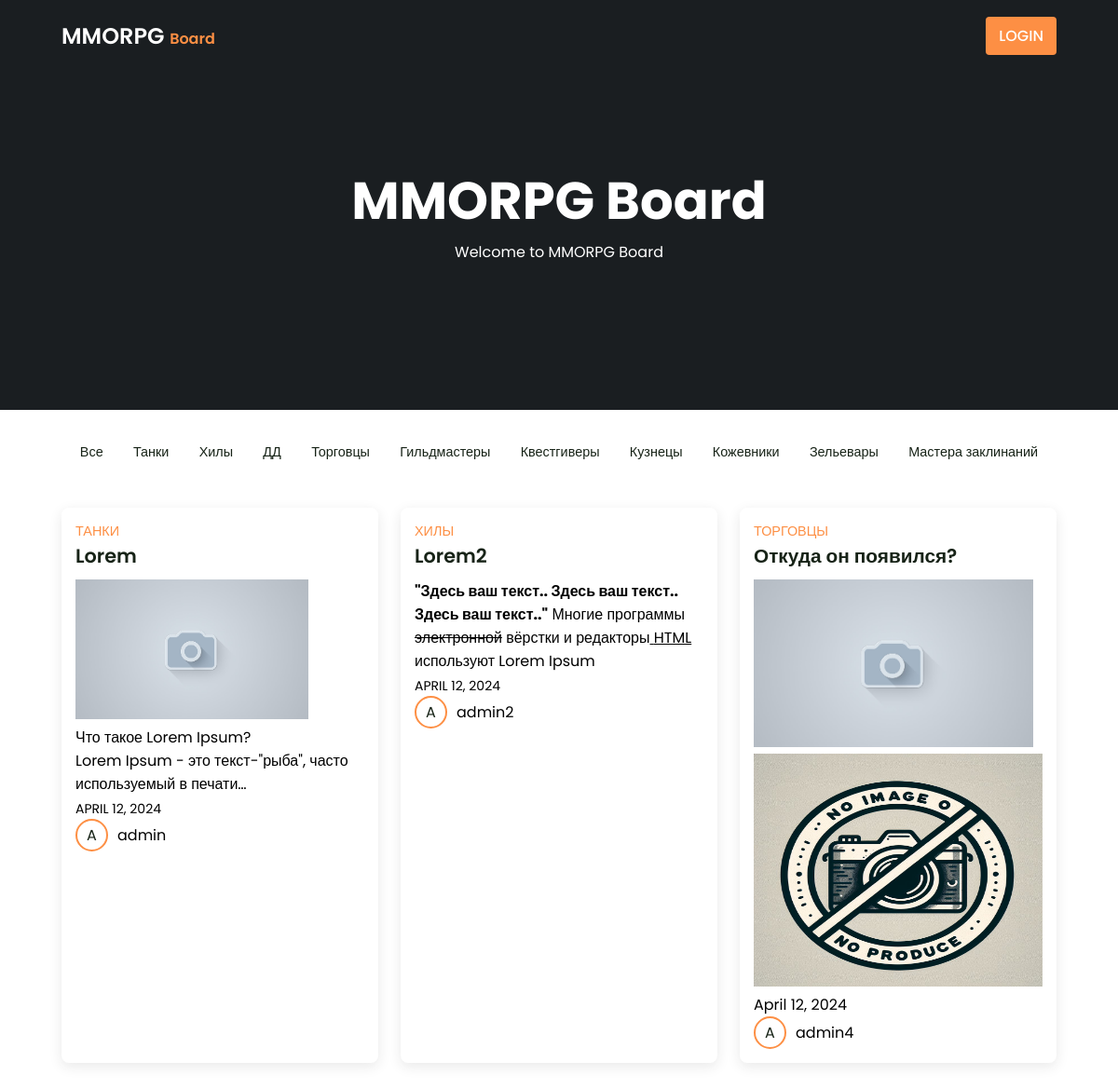
The page / on the database its author committed.
### bulletin_board/models.py (models this page shows, shortened)
class Post(models.Model):
    TYPE = [
        ('tanks', 'Танки'),
        ('healers', 'Хилы'),
        ('dd', 'ДД'),
        ('traders', 'Торговцы'),
        ('guildmasters', 'Гильдмастеры'),
        ('questgivers', 'Квестгиверы'),
        ('blacksmiths', 'Кузнецы'),
        ('letherworkers', 'Кожевники'),
        ('alchemists', 'Зельевары'),
        ('spellcasters', 'Мастера заклинаний')
    ]
    author = models.ForeignKey(settings.AUTH_USER_MODEL, on_delete=models.CASCADE)
    title = models.CharField(max_length=64)
    text = models.TextField()
    category = models.CharField(max_length=20, choices=TYPE)
    date = models.DateTimeField(auto_now_add=True)
    content = RichTextUploadingField(blank=True, null=True)

### users/models.py (models this page shows)
class User(AbstractUser):
    email = models.EmailField(_('email address'),
                              unique=True,
                              error_messages={'unique': _('A user with that email already exists.')},
                              blank=False)
    email_verified = models.BooleanField(default=False)

### bulletin_board/views.py (the view)
# urls.py: path('', PostView.as_view(), name='post'),
class PostView(ListView):
    model = Post
    template_name = 'bulletin_board/post.html'
    context_object_name = 'posts'

### mmorpg_board/context_processor.py (called while the page is built)
def get_context(request):
    context = {
        'login': AuthenticationForm()
    }
    return context

### bulletin_board/templates/bulletin_board/post.html
{% extends 'base2.html' %}
{% block content %}
<section class="post container">
    <div class="post-box">
        {% for post in posts %}
        <div class="post-item">
            <h2 class="category">{{ post.get_category_display }}</h2>
            <a href="{% url 'post_detail' post.pk %}" class="post-title">{{ post.title }}</a>
            <p class="post-content">{{ post.content|safe|truncatechars:200 }}</p>
            <p class="post-date">{{ post.date|date }}</p>
            <div class="profile">
                <a class="profile-img" href="">{{ post.author.username|first|upper }}</a>
                <span class="profile-name">{{ post.author }}</span>
            </div>
        </div>
        {% empty %}
        <span class="no-posts">No posts yet.</span>
        {% endfor %}
    </div>
</section>
{% endblock %}

### templates/base2.html (shortened to what this page needs)
<!DOCTYPE html>
<html lang="en">
<head>
    {% load static %}
    <link rel="stylesheet" href="{% static 'css/styles2.css' %}">
</head>
<body>
    <header class="header">
        <div class="nav container">
            <a href="{% url 'post' %}" class="logo">MMORPG <span>Board</span></a>
            {% if user.is_authenticated %}
            <a href="{% url 'logout' %}"  class="login popup-login">LOGOUT</a>
            {% else %}
            <a href="#popup" class="login popup-login">LOGIN</a>
            {% endif %}
        </div>
    </header>
    <section class="home" id="home">
        <div class="home-text container">
            <h2 class="home-title">MMORPG Board</h2>
            <span class="home-subtitle">Welcome to MMORPG Board</span>
        </div>
    </section>
    <div class="post-filter container">
        <ul class="filter-list">
            <li class="filter-item"><a href="#">Все</a></li>
            <li class="filter-item"><a href="#">Танки</a></li>
            <li class="filter-item"><a href="#">Хилы</a></li>
            <li class="filter-item"><a href="#">ДД</a></li>
            <li class="filter-item"><a href="#">Торговцы</a></li>
            <li class="filter-item"><a href="#">Гильдмастеры</a></li>
            <li class="filter-item"><a href="#">Квестгиверы</a></li>
            <li class="filter-item"><a href="#">Кузнецы</a></li>
            <li class="filter-item"><a href="#">Кожевники</a></li>
            <li class="filter-item"><a href="#">Зельевары</a></li>
            <li class="filter-item"><a href="#">Мастера заклинаний</a></li>
        </ul>
    </div>
    {% block content %}
    {% endblock %}
</body>
</html>

### static/css/styles2.css (style rules this page uses)
* { font-family: 'Poppins', sans-serif; font-size: 16px; margin: 0; padding: 0; border: none; scroll-behavior: smooth; scroll-padding-top: 2rem; box-sizing: border-box; }
:root { --container-color: #1a1e21 ; --second-color: #fd8f44; --text-color: #172317; --bg-color: #fff; }
a { text-decoration: none; }
li { list-style: none; }
img { width: 100%; }
section { padding: 3rem 0 2rem; }
.container { max-width: 1068px; margin: auto; width: 100%; }
.header { position: fixed; top: 0; left: 0; width: 100%; background-color: var(--container-color); z-index: 200; }
.nav { display: flex; align-items: center; justify-content: space-between; padding: 18px 0; }
.home { width: 100%; min-height: 440px; background: var(--container-color); display: grid; justify-content: center; align-items: center; }
.home-text { color: var(--bg-color); text-align: center; }
.home-title { font-size: 3.5rem; }
.home-subtitle { font-size: 1rem; font-weight: 400; }
.post-filter { display: flex; justify-content: center; align-items: center; column-gap: 1.5rem; margin-top: 2rem !important; }
.filter-item { display: inline-block; }
.filter-item a { padding: 4px 2px; font-size: .9rem; font-weight: 500; border-radius: 4px; cursor: pointer; transition: background-color 0.3s; white-space: nowrap; color: var(--text-color); text-decoration: none; }
.filter-item:not(:last-child) { margin-right: 1.5rem; }
.post-box { display: grid; grid-template-columns: repeat(auto-fit, minmax(280px, 1fr)); grid-gap: 1.5rem; justify-content: center; }
.post-item { background-color: var(--bg-color); box-shadow: 0 4px 14px hsl(355deg 5% 15% / 10%); padding: 15px; border-radius: 0.5rem; }
.category { font-size: .9rem; font-weight: 500; text-transform: uppercase; color: var(--second-color); }
.post-title { font-size: 1.3rem; font-weight: 600; color: var(--text-color); }
.post-content { font-size: .9rem; line-height: 1.5rem; margin: 5px 0 10px; }
.post-date { display: flex; font-size: 0.875rem; text-transform: uppercase; font-weight: 400; margin-top: 4px; }
.profile { display: flex; align-items: center; gap: 10px; }
.profile-img { width: 35px; height: 35px; border-radius: 50%; overflow: hidden; border: 2px solid var(--second-color); color: var(--text-color); cursor: pointer; display: flex; align-items: center; justify-content: center; }

### rows shown on the page
Post: category "ТАНКИ", title "Lorem", content (placeholder picture), content "Что такое Lorem Ipsum? Lorem Ipsum - это текст-\"рыба\", часто используемый в печати…", date "APRIL 12, 2024", author.username|first "A", author "admin"
Post: category "ХИЛЫ", title "Lorem2", content "\"Здесь ваш текст.. Здесь ваш текст.. Здесь ваш текст..\" Многие программы электронной вёрстки и редакторы HTML используют Lorem Ipsum", date "APRIL 12, 2024", author.username|first "A", author "admin2"
Post: category "ТОРГОВЦЫ", title "Откуда он появился?", content (placeholder picture), content (picture), date "April 12, 2024", author.username|first "A", author "admin4"
